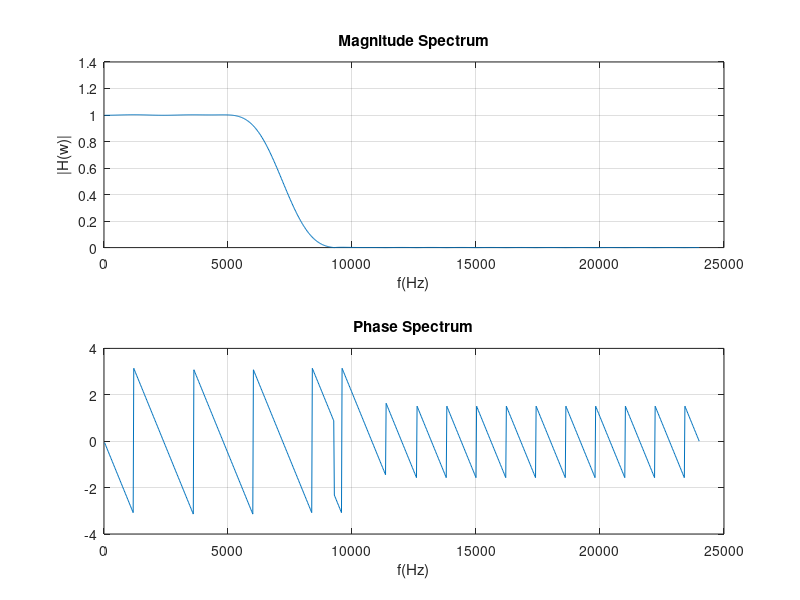

The MATLAB script that drew this image:
% Project 3 
%Name : Rohan Singh Rajput
%Class : Spring 2016
%Course : Digital Signal Processing Application
clc;clear; close all;


% Task 1 specifications

fs=48000;
f1=9200;
fp=5200;
L=round(3.3*(fs/(f1-fp)));
ts=1/fs;
fc=(f1+fp)/2;
n=-1*L/2:L/2;

%%%________Design Filter Design________________%%%%%

for i = 1:size(n,2)

 lowpas_filter(i) = (sinc(2*fc*ts.*n(i)))*2*fc*ts; %%Low pass filter
 hamming_win(i) = 0.54+0.46*cos(2*pi.*n(i)/L);%% Hamming Window
 hn(i) = lowpas_filter(i) * hamming_win(i);%% Window Multiplication

end

% Plot of the spectrum for the LPF filter
w = zeros(1,1000);hf = zeros(1,1000);
for i=1:1000
w(i)=pi*fs*i/1000; %% Convolving in frequecy domain
z=exp(1i*w(i)*ts);% Taking Z trasnform 
hf(i)=z^(-1*L/2)*sum(hn.*z.^(-n));% Shift the Signal to make it Causal 
end

figure;

subplot(2,1,1);

plot(w/(2*pi),abs(hf));
xlabel('f(Hz)');
ylabel('|H(w)|');
title('Magnitude Spectrum');
grid on;

subplot(2,1,2);
plot(w/(2*pi),angle(hf));
xlabel('f(Hz)');
title('Phase Spectrum');
grid on;

%%--------------------------------------End of Code-------------------%%%%%
























































































































































































































































































































































































































































































































